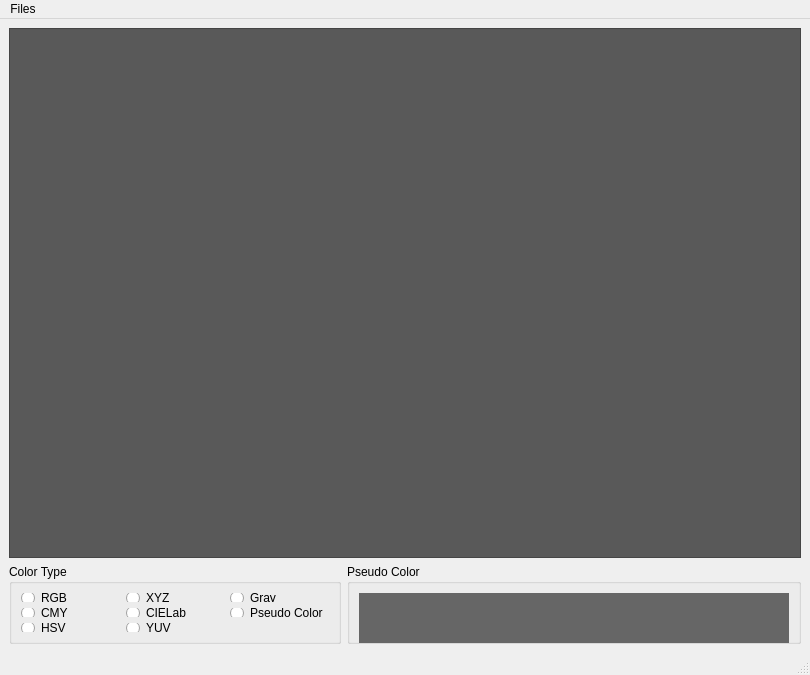
<?xml version="1.0" encoding="UTF-8"?>
<ui version="4.0">
 <class>MainWindow</class>
 <widget class="QMainWindow" name="MainWindow">
  <property name="geometry">
   <rect>
    <x>0</x>
    <y>0</y>
    <width>810</width>
    <height>675</height>
   </rect>
  </property>
  <property name="minimumSize">
   <size>
    <width>810</width>
    <height>675</height>
   </size>
  </property>
  <property name="windowTitle">
   <string>MainWindow</string>
  </property>
  <widget class="QWidget" name="centralwidget">
   <layout class="QGridLayout" name="gridLayout">
    <item row="0" column="0" colspan="2">
     <widget class="QSmartGraphicsView" name="graphicsView">
      <property name="minimumSize">
       <size>
        <width>790</width>
        <height>530</height>
       </size>
      </property>
      <property name="styleSheet">
       <string notr="true">background-color: rgb(89, 89, 89);</string>
      </property>
     </widget>
    </item>
    <item row="1" column="0">
     <widget class="QGroupBox" name="groupBox_colorType">
      <property name="enabled">
       <bool>true</bool>
      </property>
      <property name="minimumSize">
       <size>
        <width>330</width>
        <height>80</height>
       </size>
      </property>
      <property name="title">
       <string>Color Type</string>
      </property>
      <layout class="QGridLayout" name="gridLayout_2">
       <item row="0" column="0">
        <widget class="QRadioButton" name="radioButton_rgb">
         <property name="text">
          <string>RGB</string>
         </property>
        </widget>
       </item>
       <item row="0" column="1">
        <widget class="QRadioButton" name="radioButton_xyz">
         <property name="text">
          <string>XYZ</string>
         </property>
        </widget>
       </item>
       <item row="0" column="2">
        <widget class="QRadioButton" name="radioButton_gray">
         <property name="text">
          <string>Gray</string>
         </property>
        </widget>
       </item>
       <item row="1" column="0">
        <widget class="QRadioButton" name="radioButton_cmy">
         <property name="text">
          <string>CMY</string>
         </property>
        </widget>
       </item>
       <item row="1" column="1">
        <widget class="QRadioButton" name="radioButton_cielab">
         <property name="text">
          <string>CIELab</string>
         </property>
        </widget>
       </item>
       <item row="1" column="2">
        <widget class="QRadioButton" name="radioButton_pseudoColor">
         <property name="text">
          <string>Pseudo Color</string>
         </property>
        </widget>
       </item>
       <item row="2" column="0">
        <widget class="QRadioButton" name="radioButton_hsv">
         <property name="text">
          <string>HSV</string>
         </property>
        </widget>
       </item>
       <item row="2" column="1">
        <widget class="QRadioButton" name="radioButton_yuv">
         <property name="text">
          <string>YUV</string>
         </property>
        </widget>
       </item>
      </layout>
     </widget>
    </item>
    <item row="1" column="1">
     <widget class="QGroupBox" name="groupBox_2">
      <property name="minimumSize">
       <size>
        <width>450</width>
        <height>80</height>
       </size>
      </property>
      <property name="title">
       <string>Pseudo Color</string>
      </property>
      <layout class="QHBoxLayout" name="horizontalLayout">
       <item>
        <widget class="QLabelBar" name="label_pseudoBar">
         <property name="minimumSize">
          <size>
           <width>430</width>
           <height>50</height>
          </size>
         </property>
         <property name="maximumSize">
          <size>
           <width>16777215</width>
           <height>50</height>
          </size>
         </property>
         <property name="styleSheet">
          <string notr="true">background-color: rgb(102, 102, 102);</string>
         </property>
         <property name="text">
          <string/>
         </property>
        </widget>
       </item>
      </layout>
     </widget>
    </item>
   </layout>
  </widget>
  <widget class="QMenuBar" name="menubar">
   <property name="geometry">
    <rect>
     <x>0</x>
     <y>0</y>
     <width>810</width>
     <height>21</height>
    </rect>
   </property>
   <widget class="QMenu" name="menuFiles">
    <property name="title">
     <string>Files</string>
    </property>
    <addaction name="actionOpen_image"/>
    <addaction name="actionImport_from_Main"/>
    <addaction name="actionExit"/>
   </widget>
   <addaction name="menuFiles"/>
  </widget>
  <widget class="QStatusBar" name="statusbar"/>
  <action name="actionOpen_image">
   <property name="text">
    <string>Open image</string>
   </property>
  </action>
  <action name="actionImport_from_Main">
   <property name="text">
    <string>Import from Main</string>
   </property>
  </action>
  <action name="actionExit">
   <property name="text">
    <string>Exit</string>
   </property>
  </action>
 </widget>
 <customwidgets>
  <customwidget>
   <class>QLabelBar</class>
   <extends>QLabel</extends>
   <header location="global">qlabelbar.h</header>
  </customwidget>
  <customwidget>
   <class>QSmartGraphicsView</class>
   <extends>QGraphicsView</extends>
   <header location="global">qsmartgraphicsview.h</header>
  </customwidget>
 </customwidgets>
 <resources/>
 <connections/>
</ui>
